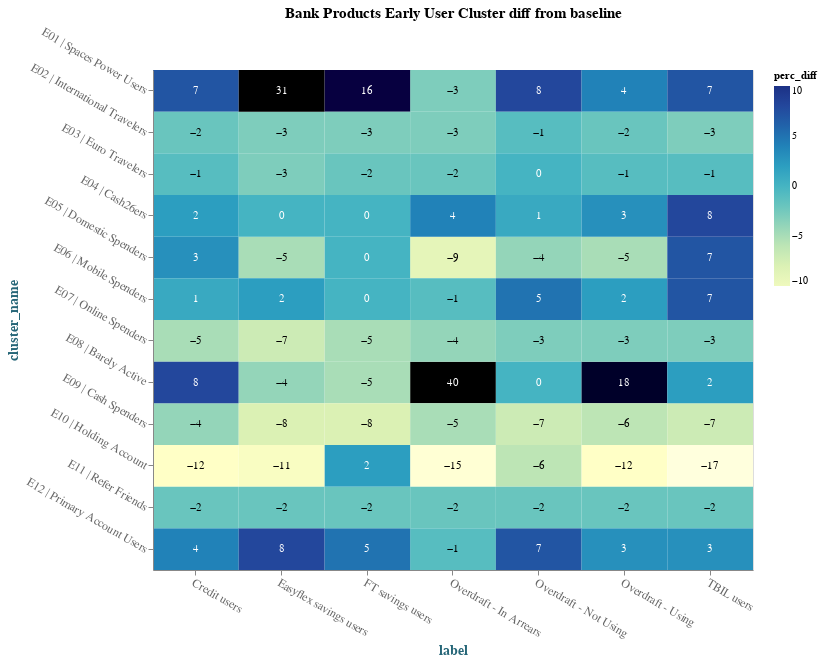

Source (notebook cell):
### Code cell
heatmap = (
    alt.Chart(bp_clusters_diff_df)
    .mark_rect()
    .encode(
        x="label:N",
        y="cluster_name:N",
        color=alt.Color("perc_diff:Q", scale=alt.Scale(domain=(-10, 10))),
        tooltip="perc_diff:Q",
    )
    .properties(
        width=600,
        height=500,
        title="Bank Products Early User Cluster diff from baseline",
    )
)

# Configure text
text = heatmap.mark_text(baseline="middle").encode(
    text="perc_diff:Q",
    color=alt.condition(
        alt.datum.perc_diff < 0, alt.value("black"), alt.value("white")
    ),
)

graph = (
    alt.hconcat(heatmap + text)
    .configure_axis(
        labelFontSize=12,
        titleFontSize=14,
        labelAngle=30,
        labelColor="#666666",
        titleColor="#266678",
        grid=False,
    )
    .configure_title(fontSize=15)
)

graph

### Figure 1 — Vega-Lite specification as saved in the notebook (floating-point values rounded to 4 significant figures)
{"config": {"view": {"continuousWidth": 400, "continuousHeight": 300}, "axis": {"grid": false, "labelAngle": 30, "labelColor": "#666666", "labelFontSize": 12, "titleColor": "#266678", "titleFontSize": 14}, "title": {"fontSize": 15}}, "hconcat": [{"layer": [{"mark": "rect", "encoding": {"color": {"type": "quantitative", "field": "perc_diff", "scale": {"domain": [-10, 10]}}, "tooltip": {"type": "quantitative", "field": "perc_diff"}, "x": {"type": "nominal", "field": "label"}, "y": {"type": "nominal", "field": "cluster_name"}}, "height": 500, "title": "Bank Products Early User Cluster diff from baseline", "width": 600}, {"mark": {"type": "text", "baseline": "middle"}, "encoding": {"color": {"condition": {"value": "black", "test": "(datum.perc_diff < 0)"}, "value": "white"}, "text": {"type": "quantitative", "field": "perc_diff"}, "tooltip": {"type": "quantitative", "field": "perc_diff"}, "x": {"type": "nominal", "field": "label"}, "y": {"type": "nominal", "field": "cluster_name"}}, "height": 500, "title": "Bank Products Early User Cluster diff from baseline", "width": 600}]}], "data": {"name": "data-cde55e676a7679fd60c3f582fe86b562"}, "$schema": "https://vega.github.io/schema/vega-lite/v4.8.1.json", "datasets": {"data-cde55e676a7679fd60c3f582fe86b562": [{"label": "Overdraft - In Arrears", "cluster_name": "E05 | Domestic Spenders", "n_users": 174, "perc_diff": -9.0, "bp_perc_users": 12.0, "perc_users": 21.0}, {"label": "Overdraft - In Arrears", "cluster_name": "E08 | Barely Active", "n_users": 664, "perc_diff": 40.0, "bp_perc_users": 45.0, "perc_users": 5.0}, {"label": "Overdraft - In Arrears", "cluster_name": "E07 | Online Spenders", "n_users": 74, "perc_diff": -4.0, "bp_perc_users": 5.0, "perc_users": 9.0}, {"label": "Overdraft - In Arrears", "cluster_name": "E06 | Mobile Spenders", "n_users": 88, "perc_diff": -1.0, "bp_perc_users": 6.0, "perc_users": 7.0}, {"label": "Overdraft - In Arrears", "cluster_name": "E01 | Spaces Power Users", "n_users": 95, "perc_diff": -3.0, "bp_perc_users": 6.0, "perc_users": 9.0}, {"label": "Overdraft - In Arrears", "cluster_name": "E12 | Primary Account Users", "n_users": 33, "perc_diff": -1.0, "bp_perc_users": 2.0, "perc_users": 3.0}, {"label": "Overdraft - In Arrears", "cluster_name": "E09 | Cash Spenders", "n_users": 70, "perc_diff": -5.0, "bp_perc_users": 5.0, "perc_users": 10.0}, {"label": "Overdraft - In Arrears", "cluster_name": "E10 | Holding Account", "n_users": 119, "perc_diff": -15.0, "bp_perc_users": 8.0, "perc_users": 23.0}, {"label": "Overdraft - In Arrears", "cluster_name": "E11 | Refer Friends", "n_users": 13, "perc_diff": -2.0, "bp_perc_users": 1.0, "perc_users": 3.0}, {"label": "Overdraft - In Arrears", "cluster_name": "E03 | Euro Travelers", "n_users": 39, "perc_diff": -2.0, "bp_perc_users": 3.0, "perc_users": 5.0}, {"label": "Overdraft - In Arrears", "cluster_name": "E02 | International Travelers", "n_users": 20, "perc_diff": -3.0, "bp_perc_users": 1.0, "perc_users": 4.0}, {"label": "Overdraft - In Arrears", "cluster_name": "E04 | Cash26ers", "n_users": 90, "perc_diff": 4.0, "bp_perc_users": 6.0, "perc_users": 2.0}, {"label": "FT savings users", "cluster_name": "E07 | Online Spenders", "n_users": 30, "perc_diff": -5.0, "bp_perc_users": 4.0, "perc_users": 9.0}, {"label": "FT savings users", "cluster_name": "E05 | Domestic Spenders", "n_users": 138, "perc_diff": 0.0, "bp_perc_users": 21.0, "perc_users": 21.0}, {"label": "FT savings users", "cluster_name": "E04 | Cash26ers", "n_users": 14, "perc_diff": 0.0, "bp_perc_users": 2.0, "perc_users": 2.0}, {"label": "FT savings users", "cluster_name": "E01 | Spaces Power Users", "n_users": 165, "perc_diff": 16.0, "bp_perc_users": 25.0, "perc_users": 9.0}, {"label": "FT savings users", "cluster_name": "E12 | Primary Account Users", "n_users": 51, "perc_diff": 5.0, "bp_perc_users": 8.0, "perc_users": 3.0}, {"label": "FT savings users", "cluster_name": "E10 | Holding Account", "n_users": 169, "perc_diff": 2.0, "bp_perc_users": 25.0, "perc_users": 23.0}, {"label": "FT savings users", "cluster_name": "E06 | Mobile Spenders", "n_users": 48, "perc_diff": 0.0, "bp_perc_users": 7.0, "perc_users": 7.0}, {"label": "FT savings users", "cluster_name": "E03 | Euro Travelers", "n_users": 22, "perc_diff": -2.0, "bp_perc_users": 3.0, "perc_users": 5.0}, {"label": "FT savings users", "cluster_name": "E11 | Refer Friends", "n_users": 9, "perc_diff": -2.0, "bp_perc_users": 1.0, "perc_users": 3.0}, {"label": "FT savings users", "cluster_name": "E02 | International Travelers", "n_users": 7, "perc_diff": -3.0, "bp_perc_users": 1.0, "perc_users": 4.0}, {"label": "FT savings users", "cluster_name": "E08 | Barely Active", "n_users": 2, "perc_diff": -5.0, "bp_perc_users": 0.0, "perc_users": 5.0}, {"label": "FT savings users", "cluster_name": "E09 | Cash Spenders", "n_users": 13, "perc_diff": -8.0, "bp_perc_users": 2.0, "perc_users": 10.0}, {"label": "Credit users", "cluster_name": "E01 | Spaces Power Users", "n_users": 342, "perc_diff": 7.0, "bp_perc_users": 16.0, "perc_users": 9.0}, {"label": "Credit users", "cluster_name": "E03 | Euro Travelers", "n_users": 93, "perc_diff": -1.0, "bp_perc_users": 4.0, "perc_users": 5.0}, {"label": "Credit users", "cluster_name": "E07 | Online Spenders", "n_users": 89, "perc_diff": -5.0, "bp_perc_users": 4.0, "perc_users": 9.0}, {"label": "Credit users", "cluster_name": "E05 | Domestic Spenders", "n_users": 496, "perc_diff": 3.0, "bp_perc_users": 24.0, "perc_users": 21.0}, {"label": "Credit users", "cluster_name": "E12 | Primary Account Users", "n_users": 138, "perc_diff": 4.0, "bp_perc_users": 7.0, "perc_users": 3.0}, {"label": "Credit users", "cluster_name": "E10 | Holding Account", "n_users": 229, "perc_diff": -12.0, "bp_perc_users": 11.0, "perc_users": 23.0}, {"label": "Credit users", "cluster_name": "E11 | Refer Friends", "n_users": 21, "perc_diff": -2.0, "bp_perc_users": 1.0, "perc_users": 3.0}, {"label": "Credit users", "cluster_name": "E06 | Mobile Spenders", "n_users": 169, "perc_diff": 1.0, "bp_perc_users": 8.0, "perc_users": 7.0}, {"label": "Credit users", "cluster_name": "E09 | Cash Spenders", "n_users": 119, "perc_diff": -4.0, "bp_perc_users": 6.0, "perc_users": 10.0}, {"label": "Credit users", "cluster_name": "E02 | International Travelers", "n_users": 35, "perc_diff": -2.0, "bp_perc_users": 2.0, "perc_users": 4.0}, {"label": "Credit users", "cluster_name": "E04 | Cash26ers", "n_users": 88, "perc_diff": 2.0, "bp_perc_users": 4.0, "perc_users": 2.0}, {"label": "Credit users", "cluster_name": "E08 | Barely Active", "n_users": 260, "perc_diff": 8.0, "bp_perc_users": 13.0, "perc_users": 5.0}, {"label": "Overdraft - Not Using", "cluster_name": "E10 | Holding Account", "n_users": 7303, "perc_diff": -6.0, "bp_perc_users": 17.0, "perc_users": 23.0}, {"label": "Overdraft - Not Using", "cluster_name": "E01 | Spaces Power Users", "n_users": 7096, "perc_diff": 8.0, "bp_perc_users": 17.0, "perc_users": 9.0}, {"label": "Overdraft - Not Using", "cluster_name": "E09 | Cash Spenders", "n_users": 1440, "perc_diff": -7.0, "bp_perc_users": 3.0, "perc_users": 10.0}, {"label": "Overdraft - Not Using", "cluster_name": "E07 | Online Spenders", "n_users": 2603, "perc_diff": -3.0, "bp_perc_users": 6.0, "perc_users": 9.0}, {"label": "Overdraft - Not Using", "cluster_name": "E12 | Primary Account Users", "n_users": 4382, "perc_diff": 7.0, "bp_perc_users": 10.0, "perc_users": 3.0}, {"label": "Overdraft - Not Using", "cluster_name": "E05 | Domestic Spenders", "n_users": 7082, "perc_diff": -4.0, "bp_perc_users": 17.0, "perc_users": 21.0}, {"label": "Overdraft - Not Using", "cluster_name": "E04 | Cash26ers", "n_users": 1283, "perc_diff": 1.0, "bp_perc_users": 3.0, "perc_users": 2.0}, {"label": "Overdraft - Not Using", "cluster_name": "E02 | International Travelers", "n_users": 1317, "perc_diff": -1.0, "bp_perc_users": 3.0, "perc_users": 4.0}, {"label": "Overdraft - Not Using", "cluster_name": "E03 | Euro Travelers", "n_users": 2121, "perc_diff": 0.0, "bp_perc_users": 5.0, "perc_users": 5.0}, {"label": "Overdraft - Not Using", "cluster_name": "E08 | Barely Active", "n_users": 2196, "perc_diff": 0.0, "bp_perc_users": 5.0, "perc_users": 5.0}, {"label": "Overdraft - Not Using", "cluster_name": "E11 | Refer Friends", "n_users": 615, "perc_diff": -2.0, "bp_perc_users": 1.0, "perc_users": 3.0}, {"label": "Overdraft - Not Using", "cluster_name": "E06 | Mobile Spenders", "n_users": 5307, "perc_diff": 5.0, "bp_perc_users": 12.0, "perc_users": 7.0}, {"label": "Easyflex savings users", "cluster_name": "E12 | Primary Account Users", "n_users": 110, "perc_diff": 8.0, "bp_perc_users": 11.0, "perc_users": 3.0}, {"label": "Easyflex savings users", "cluster_name": "E02 | International Travelers", "n_users": 10, "perc_diff": -3.0, "bp_perc_users": 1.0, "perc_users": 4.0}, {"label": "Easyflex savings users", "cluster_name": "E05 | Domestic Spenders", "n_users": 167, "perc_diff": -5.0, "bp_perc_users": 16.0, "perc_users": 21.0}, {"label": "Easyflex savings users", "cluster_name": "E04 | Cash26ers", "n_users": 20, "perc_diff": 0.0, "bp_perc_users": 2.0, "perc_users": 2.0}, {"label": "Easyflex savings users", "cluster_name": "E03 | Euro Travelers", "n_users": 23, "perc_diff": -3.0, "bp_perc_users": 2.0, "perc_users": 5.0}, {"label": "Easyflex savings users", "cluster_name": "E01 | Spaces Power Users", "n_users": 407, "perc_diff": 31.0, "bp_perc_users": 40.0, "perc_users": 9.0}, {"label": "Easyflex savings users", "cluster_name": "E06 | Mobile Spenders", "n_users": 95, "perc_diff": 2.0, "bp_perc_users": 9.0, "perc_users": 7.0}, {"label": "Easyflex savings users", "cluster_name": "E10 | Holding Account", "n_users": 121, "perc_diff": -11.0, "bp_perc_users": 12.0, "perc_users": 23.0}, {"label": "Easyflex savings users", "cluster_name": "E07 | Online Spenders", "n_users": 22, "perc_diff": -7.0, "bp_perc_users": 2.0, "perc_users": 9.0}, {"label": "Easyflex savings users", "cluster_name": "E11 | Refer Friends", "n_users": 7, "perc_diff": -2.0, "bp_perc_users": 1.0, "perc_users": 3.0}, {"label": "Easyflex savings users", "cluster_name": "E08 | Barely Active", "n_users": 11, "perc_diff": -4.0, "bp_perc_users": 1.0, "perc_users": 5.0}, {"label": "Easyflex savings users", "cluster_name": "E09 | Cash Spenders", "n_users": 23, "perc_diff": -8.0, "bp_perc_users": 2.0, "perc_users": 10.0}, {"label": "Overdraft - Using", "cluster_name": "E08 | Barely Active", "n_users": 4370, "perc_diff": 18.0, "bp_perc_users": 23.0, "perc_users": 5.0}, {"label": "Overdraft - Using", "cluster_name": "E10 | Holding Account", "n_users": 2103, "perc_diff": -12.0, "bp_perc_users": 11.0, "perc_users": 23.0}, {"label": "Overdraft - Using", "cluster_name": "E05 | Domestic Spenders", "n_users": 3182, "perc_diff": -5.0, "bp_perc_users": 16.0, "perc_users": 21.0}, {"label": "Overdraft - Using", "cluster_name": "E01 | Spaces Power Users", "n_users": 2469, "perc_diff": 4.0, "bp_perc_users": 13.0, "perc_users": 9.0}, {"label": "Overdraft - Using", "cluster_name": "E12 | Primary Account Users", "n_users": 1207, "perc_diff": 3.0, "bp_perc_users": 6.0, "perc_users": 3.0}, {"label": "Overdraft - Using", "cluster_name": "E03 | Euro Travelers", "n_users": 835, "perc_diff": -1.0, "bp_perc_users": 4.0, "perc_users": 5.0}, {"label": "Overdraft - Using", "cluster_name": "E09 | Cash Spenders", "n_users": 821, "perc_diff": -6.0, "bp_perc_users": 4.0, "perc_users": 10.0}, {"label": "Overdraft - Using", "cluster_name": "E07 | Online Spenders", "n_users": 1092, "perc_diff": -3.0, "bp_perc_users": 6.0, "perc_users": 9.0}, {"label": "Overdraft - Using", "cluster_name": "E04 | Cash26ers", "n_users": 975, "perc_diff": 3.0, "bp_perc_users": 5.0, "perc_users": 2.0}, {"label": "Overdraft - Using", "cluster_name": "E02 | International Travelers", "n_users": 415, "perc_diff": -2.0, "bp_perc_users": 2.0, "perc_users": 4.0}, {"label": "Overdraft - Using", "cluster_name": "E11 | Refer Friends", "n_users": 196, "perc_diff": -2.0, "bp_perc_users": 1.0, "perc_users": 3.0}, {"label": "Overdraft - Using", "cluster_name": "E06 | Mobile Spenders", "n_users": 1749, "perc_diff": 2.0, "bp_perc_users": 9.0, "perc_users": 7.0}, {"label": "TBIL users", "cluster_name": "E07 | Online Spenders", "n_users": 21, "perc_diff": -3.0, "bp_perc_users": 6.0, "perc_users": 9.0}, {"label": "TBIL users", "cluster_name": "E10 | Holding Account", "n_users": 20, "perc_diff": -17.0, "bp_perc_users": 6.0, "perc_users": 23.0}, {"label": "TBIL users", "cluster_name": "E05 | Domestic Spenders", "n_users": 98, "perc_diff": 7.0, "bp_perc_users": 28.0, "perc_users": 21.0}, {"label": "TBIL users", "cluster_name": "E06 | Mobile Spenders", "n_users": 50, "perc_diff": 7.0, "bp_perc_users": 14.0, "perc_users": 7.0}, {"label": "TBIL users", "cluster_name": "E12 | Primary Account Users", "n_users": 23, "perc_diff": 3.0, "bp_perc_users": 6.0, "perc_users": 3.0}, {"label": "TBIL users", "cluster_name": "E09 | Cash Spenders", "n_users": 11, "perc_diff": -7.0, "bp_perc_users": 3.0, "perc_users": 10.0}, {"label": "TBIL users", "cluster_name": "E01 | Spaces Power Users", "n_users": 55, "perc_diff": 7.0, "bp_perc_users": 16.0, "perc_users": 9.0}, {"label": "TBIL users", "cluster_name": "E08 | Barely Active", "n_users": 24, "perc_diff": 2.0, "bp_perc_users": 7.0, "perc_users": 5.0}, {"label": "TBIL users", "cluster_name": "E03 | Euro Travelers", "n_users": 13, "perc_diff": -1.0, "bp_perc_users": 4.0, "perc_users": 5.0}, {"label": "TBIL users", "cluster_name": "E11 | Refer Friends", "n_users": 2, "perc_diff": -2.0, "bp_perc_users": 1.0, "perc_users": 3.0}, {"label": "TBIL users", "cluster_name": "E02 | International Travelers", "n_users": 2, "perc_diff": -3.0, "bp_perc_users": 1.0, "perc_users": 4.0}, {"label": "TBIL users", "cluster_name": "E04 | Cash26ers", "n_users": 35, "perc_diff": 8.0, "bp_perc_users": 10.0, "perc_users": 2.0}]}}
